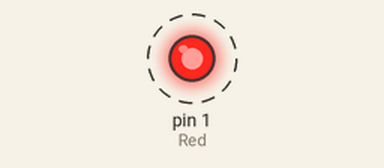
Recording of a sketch running on a simulated Arduino Uno, built with avr-gcc and run on an emulated ATmega328P. Parts: output pins drawn as LEDs (lit = HIGH). Dashed ring = blinking.

Above: at 0.5 s.
Timing chart, 0 to 4.6 s (numbered marks = the images above):
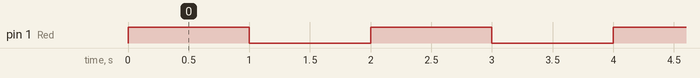

Measured:
- by itself, pin 1 (Red): alternates HIGH for 1.0 s and LOW for 1.0 s

The sketch:

terrific_jofo1.ino
```cpp
// C++ code
//
int Red=1;
void setup()
{
  pinMode(Red, OUTPUT);
}

void loop()
{
  digitalWrite(Red, HIGH);
  delay(1000); // Wait for 1000 millisecond(s)
  digitalWrite(Red, LOW);
  delay(1000); // Wait for 1000 millisecond(s)
}
```
